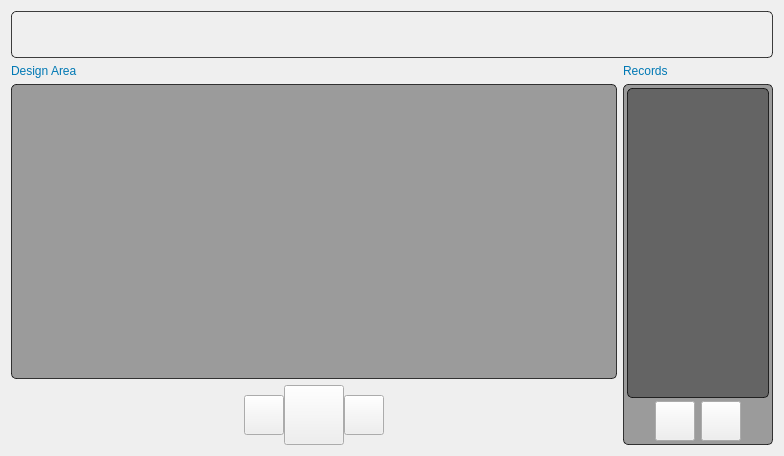
<?xml version="1.0" encoding="UTF-8"?>
<ui version="4.0">
 <class>MainWindow</class>
 <widget class="QMainWindow" name="MainWindow">
  <property name="geometry">
   <rect>
    <x>0</x>
    <y>0</y>
    <width>784</width>
    <height>456</height>
   </rect>
  </property>
  <property name="palette">
   <palette>
    <active>
     <colorrole role="WindowText">
      <brush brushstyle="SolidPattern">
       <color alpha="255">
        <red>0</red>
        <green>120</green>
        <blue>180</blue>
       </color>
      </brush>
     </colorrole>
     <colorrole role="Text">
      <brush brushstyle="SolidPattern">
       <color alpha="255">
        <red>0</red>
        <green>120</green>
        <blue>180</blue>
       </color>
      </brush>
     </colorrole>
    </active>
    <inactive>
     <colorrole role="WindowText">
      <brush brushstyle="SolidPattern">
       <color alpha="255">
        <red>0</red>
        <green>120</green>
        <blue>180</blue>
       </color>
      </brush>
     </colorrole>
     <colorrole role="Text">
      <brush brushstyle="SolidPattern">
       <color alpha="255">
        <red>0</red>
        <green>120</green>
        <blue>180</blue>
       </color>
      </brush>
     </colorrole>
    </inactive>
    <disabled>
     <colorrole role="WindowText">
      <brush brushstyle="SolidPattern">
       <color alpha="255">
        <red>190</red>
        <green>190</green>
        <blue>190</blue>
       </color>
      </brush>
     </colorrole>
     <colorrole role="Text">
      <brush brushstyle="SolidPattern">
       <color alpha="255">
        <red>190</red>
        <green>190</green>
        <blue>190</blue>
       </color>
      </brush>
     </colorrole>
    </disabled>
   </palette>
  </property>
  <property name="windowTitle">
   <string>ObjectWheel</string>
  </property>
  <property name="styleSheet">
   <string notr="true">#centralWidget{
border-image: url(:/pics/background2.jpg);
}</string>
  </property>
  <widget class="QWidget" name="centralWidget">
   <property name="styleSheet">
    <string notr="true"/>
   </property>
   <layout class="QGridLayout" name="gridLayout">
    <item row="2" column="0" colspan="2">
     <widget class="QWidget" name="widget" native="true">
      <property name="sizePolicy">
       <sizepolicy hsizetype="Expanding" vsizetype="Expanding">
        <horstretch>0</horstretch>
        <verstretch>0</verstretch>
       </sizepolicy>
      </property>
      <property name="palette">
       <palette>
        <active>
         <colorrole role="Button">
          <brush brushstyle="SolidPattern">
           <color alpha="90">
            <red>0</red>
            <green>0</green>
            <blue>0</blue>
           </color>
          </brush>
         </colorrole>
         <colorrole role="Text">
          <brush brushstyle="SolidPattern">
           <color alpha="255">
            <red>0</red>
            <green>120</green>
            <blue>180</blue>
           </color>
          </brush>
         </colorrole>
         <colorrole role="Base">
          <brush brushstyle="SolidPattern">
           <color alpha="90">
            <red>0</red>
            <green>0</green>
            <blue>0</blue>
           </color>
          </brush>
         </colorrole>
         <colorrole role="Window">
          <brush brushstyle="SolidPattern">
           <color alpha="90">
            <red>0</red>
            <green>0</green>
            <blue>0</blue>
           </color>
          </brush>
         </colorrole>
        </active>
        <inactive>
         <colorrole role="Button">
          <brush brushstyle="SolidPattern">
           <color alpha="90">
            <red>0</red>
            <green>0</green>
            <blue>0</blue>
           </color>
          </brush>
         </colorrole>
         <colorrole role="Text">
          <brush brushstyle="SolidPattern">
           <color alpha="255">
            <red>0</red>
            <green>120</green>
            <blue>180</blue>
           </color>
          </brush>
         </colorrole>
         <colorrole role="Base">
          <brush brushstyle="SolidPattern">
           <color alpha="90">
            <red>0</red>
            <green>0</green>
            <blue>0</blue>
           </color>
          </brush>
         </colorrole>
         <colorrole role="Window">
          <brush brushstyle="SolidPattern">
           <color alpha="90">
            <red>0</red>
            <green>0</green>
            <blue>0</blue>
           </color>
          </brush>
         </colorrole>
        </inactive>
        <disabled>
         <colorrole role="Button">
          <brush brushstyle="SolidPattern">
           <color alpha="90">
            <red>0</red>
            <green>0</green>
            <blue>0</blue>
           </color>
          </brush>
         </colorrole>
         <colorrole role="Text">
          <brush brushstyle="SolidPattern">
           <color alpha="255">
            <red>190</red>
            <green>190</green>
            <blue>190</blue>
           </color>
          </brush>
         </colorrole>
         <colorrole role="Base">
          <brush brushstyle="SolidPattern">
           <color alpha="90">
            <red>0</red>
            <green>0</green>
            <blue>0</blue>
           </color>
          </brush>
         </colorrole>
         <colorrole role="Window">
          <brush brushstyle="SolidPattern">
           <color alpha="90">
            <red>0</red>
            <green>0</green>
            <blue>0</blue>
           </color>
          </brush>
         </colorrole>
        </disabled>
       </palette>
      </property>
      <property name="styleSheet">
       <string notr="true">#widget{
border: 1px solid rgba(0,0,0,190);
border-radius: 5px;
background-color: rgba(0, 0, 0, 90);
}</string>
      </property>
     </widget>
    </item>
    <item row="3" column="0" colspan="2">
     <layout class="QHBoxLayout" name="horizontalLayout_3">
      <property name="spacing">
       <number>0</number>
      </property>
      <item>
       <spacer name="horizontalSpacer_4">
        <property name="orientation">
         <enum>Qt::Horizontal</enum>
        </property>
        <property name="sizeHint" stdset="0">
         <size>
          <width>40</width>
          <height>20</height>
         </size>
        </property>
       </spacer>
      </item>
      <item>
       <widget class="QPushButton" name="backButton">
        <property name="sizePolicy">
         <sizepolicy hsizetype="Fixed" vsizetype="Fixed">
          <horstretch>0</horstretch>
          <verstretch>0</verstretch>
         </sizepolicy>
        </property>
        <property name="minimumSize">
         <size>
          <width>40</width>
          <height>40</height>
         </size>
        </property>
        <property name="maximumSize">
         <size>
          <width>40</width>
          <height>40</height>
         </size>
        </property>
        <property name="cursor">
         <cursorShape>PointingHandCursor</cursorShape>
        </property>
        <property name="styleSheet">
         <string notr="true">QPushButton#backButton {
	border-image: url(:/pics/back.png);
 }
QPushButton#backButton:pressed {
	border-image: url(:/pics/back2.png);
 }</string>
        </property>
        <property name="text">
         <string/>
        </property>
       </widget>
      </item>
      <item>
       <widget class="QPushButton" name="saveButton">
        <property name="sizePolicy">
         <sizepolicy hsizetype="Fixed" vsizetype="Fixed">
          <horstretch>0</horstretch>
          <verstretch>0</verstretch>
         </sizepolicy>
        </property>
        <property name="minimumSize">
         <size>
          <width>60</width>
          <height>60</height>
         </size>
        </property>
        <property name="maximumSize">
         <size>
          <width>60</width>
          <height>60</height>
         </size>
        </property>
        <property name="cursor">
         <cursorShape>PointingHandCursor</cursorShape>
        </property>
        <property name="styleSheet">
         <string notr="true">QPushButton#saveButton {
	border-image: url(:/pics/save.png);
 }
QPushButton#saveButton:pressed {
	border-image: url(:/pics/save2.png);
 }</string>
        </property>
        <property name="text">
         <string/>
        </property>
       </widget>
      </item>
      <item>
       <widget class="QPushButton" name="forwardButton">
        <property name="sizePolicy">
         <sizepolicy hsizetype="Fixed" vsizetype="Fixed">
          <horstretch>0</horstretch>
          <verstretch>0</verstretch>
         </sizepolicy>
        </property>
        <property name="minimumSize">
         <size>
          <width>40</width>
          <height>40</height>
         </size>
        </property>
        <property name="maximumSize">
         <size>
          <width>40</width>
          <height>40</height>
         </size>
        </property>
        <property name="cursor">
         <cursorShape>PointingHandCursor</cursorShape>
        </property>
        <property name="styleSheet">
         <string notr="true">QPushButton#forwardButton {
	border-image: url(:/pics/forward.png);
 }
QPushButton#forwardButton:pressed {
	border-image: url(:/pics/forward2.png);
 }</string>
        </property>
        <property name="text">
         <string/>
        </property>
       </widget>
      </item>
      <item>
       <spacer name="horizontalSpacer_3">
        <property name="orientation">
         <enum>Qt::Horizontal</enum>
        </property>
        <property name="sizeHint" stdset="0">
         <size>
          <width>40</width>
          <height>20</height>
         </size>
        </property>
       </spacer>
      </item>
     </layout>
    </item>
    <item row="1" column="0">
     <widget class="QLabel" name="label">
      <property name="palette">
       <palette>
        <active>
         <colorrole role="WindowText">
          <brush brushstyle="SolidPattern">
           <color alpha="255">
            <red>0</red>
            <green>120</green>
            <blue>180</blue>
           </color>
          </brush>
         </colorrole>
         <colorrole role="Button">
          <brush brushstyle="SolidPattern">
           <color alpha="0">
            <red>0</red>
            <green>0</green>
            <blue>0</blue>
           </color>
          </brush>
         </colorrole>
         <colorrole role="Base">
          <brush brushstyle="SolidPattern">
           <color alpha="0">
            <red>0</red>
            <green>0</green>
            <blue>0</blue>
           </color>
          </brush>
         </colorrole>
         <colorrole role="Window">
          <brush brushstyle="SolidPattern">
           <color alpha="0">
            <red>0</red>
            <green>0</green>
            <blue>0</blue>
           </color>
          </brush>
         </colorrole>
        </active>
        <inactive>
         <colorrole role="WindowText">
          <brush brushstyle="SolidPattern">
           <color alpha="255">
            <red>0</red>
            <green>120</green>
            <blue>180</blue>
           </color>
          </brush>
         </colorrole>
         <colorrole role="Button">
          <brush brushstyle="SolidPattern">
           <color alpha="0">
            <red>0</red>
            <green>0</green>
            <blue>0</blue>
           </color>
          </brush>
         </colorrole>
         <colorrole role="Base">
          <brush brushstyle="SolidPattern">
           <color alpha="0">
            <red>0</red>
            <green>0</green>
            <blue>0</blue>
           </color>
          </brush>
         </colorrole>
         <colorrole role="Window">
          <brush brushstyle="SolidPattern">
           <color alpha="0">
            <red>0</red>
            <green>0</green>
            <blue>0</blue>
           </color>
          </brush>
         </colorrole>
        </inactive>
        <disabled>
         <colorrole role="WindowText">
          <brush brushstyle="SolidPattern">
           <color alpha="255">
            <red>190</red>
            <green>190</green>
            <blue>190</blue>
           </color>
          </brush>
         </colorrole>
         <colorrole role="Button">
          <brush brushstyle="SolidPattern">
           <color alpha="0">
            <red>0</red>
            <green>0</green>
            <blue>0</blue>
           </color>
          </brush>
         </colorrole>
         <colorrole role="Base">
          <brush brushstyle="SolidPattern">
           <color alpha="0">
            <red>0</red>
            <green>0</green>
            <blue>0</blue>
           </color>
          </brush>
         </colorrole>
         <colorrole role="Window">
          <brush brushstyle="SolidPattern">
           <color alpha="0">
            <red>0</red>
            <green>0</green>
            <blue>0</blue>
           </color>
          </brush>
         </colorrole>
        </disabled>
       </palette>
      </property>
      <property name="styleSheet">
       <string notr="true">
background-color:transparent;</string>
      </property>
      <property name="text">
       <string>Design Area</string>
      </property>
     </widget>
    </item>
    <item row="2" column="2" rowspan="2">
     <widget class="QFrame" name="frame_2">
      <property name="minimumSize">
       <size>
        <width>150</width>
        <height>150</height>
       </size>
      </property>
      <property name="maximumSize">
       <size>
        <width>150</width>
        <height>16777215</height>
       </size>
      </property>
      <property name="styleSheet">
       <string notr="true">#frame_2{
border: 1px solid rgba(0,0,0,190);
border-radius: 5px;
background-color: rgba(0, 0, 0, 90);
}</string>
      </property>
      <property name="frameShape">
       <enum>QFrame::StyledPanel</enum>
      </property>
      <property name="frameShadow">
       <enum>QFrame::Raised</enum>
      </property>
      <layout class="QVBoxLayout" name="verticalLayout">
       <property name="spacing">
        <number>3</number>
       </property>
       <property name="leftMargin">
        <number>3</number>
       </property>
       <property name="topMargin">
        <number>3</number>
       </property>
       <property name="rightMargin">
        <number>3</number>
       </property>
       <property name="bottomMargin">
        <number>3</number>
       </property>
       <item>
        <widget class="QListWidget" name="masterRecordList">
         <property name="sizePolicy">
          <sizepolicy hsizetype="Minimum" vsizetype="Expanding">
           <horstretch>0</horstretch>
           <verstretch>0</verstretch>
          </sizepolicy>
         </property>
         <property name="minimumSize">
          <size>
           <width>50</width>
           <height>50</height>
          </size>
         </property>
         <property name="palette">
          <palette>
           <active>
            <colorrole role="Button">
             <brush brushstyle="SolidPattern">
              <color alpha="90">
               <red>0</red>
               <green>0</green>
               <blue>0</blue>
              </color>
             </brush>
            </colorrole>
            <colorrole role="Text">
             <brush brushstyle="SolidPattern">
              <color alpha="255">
               <red>0</red>
               <green>120</green>
               <blue>180</blue>
              </color>
             </brush>
            </colorrole>
            <colorrole role="Base">
             <brush brushstyle="NoBrush">
              <color alpha="255">
               <red>0</red>
               <green>0</green>
               <blue>0</blue>
              </color>
             </brush>
            </colorrole>
            <colorrole role="Window">
             <brush brushstyle="SolidPattern">
              <color alpha="90">
               <red>0</red>
               <green>0</green>
               <blue>0</blue>
              </color>
             </brush>
            </colorrole>
           </active>
           <inactive>
            <colorrole role="Button">
             <brush brushstyle="SolidPattern">
              <color alpha="90">
               <red>0</red>
               <green>0</green>
               <blue>0</blue>
              </color>
             </brush>
            </colorrole>
            <colorrole role="Text">
             <brush brushstyle="SolidPattern">
              <color alpha="255">
               <red>0</red>
               <green>120</green>
               <blue>180</blue>
              </color>
             </brush>
            </colorrole>
            <colorrole role="Base">
             <brush brushstyle="NoBrush">
              <color alpha="255">
               <red>0</red>
               <green>0</green>
               <blue>0</blue>
              </color>
             </brush>
            </colorrole>
            <colorrole role="Window">
             <brush brushstyle="SolidPattern">
              <color alpha="90">
               <red>0</red>
               <green>0</green>
               <blue>0</blue>
              </color>
             </brush>
            </colorrole>
           </inactive>
           <disabled>
            <colorrole role="Button">
             <brush brushstyle="SolidPattern">
              <color alpha="90">
               <red>0</red>
               <green>0</green>
               <blue>0</blue>
              </color>
             </brush>
            </colorrole>
            <colorrole role="Text">
             <brush brushstyle="SolidPattern">
              <color alpha="255">
               <red>190</red>
               <green>190</green>
               <blue>190</blue>
              </color>
             </brush>
            </colorrole>
            <colorrole role="Base">
             <brush brushstyle="NoBrush">
              <color alpha="255">
               <red>0</red>
               <green>0</green>
               <blue>0</blue>
              </color>
             </brush>
            </colorrole>
            <colorrole role="Window">
             <brush brushstyle="SolidPattern">
              <color alpha="90">
               <red>0</red>
               <green>0</green>
               <blue>0</blue>
              </color>
             </brush>
            </colorrole>
           </disabled>
          </palette>
         </property>
         <property name="styleSheet">
          <string notr="true">#masterRecordList{
border: 1px solid rgba(0,0,0,190);
border-radius: 5px;
background-color: rgba(0, 0, 0, 90);
}</string>
         </property>
        </widget>
       </item>
       <item>
        <layout class="QHBoxLayout" name="horizontalLayout">
         <item>
          <spacer name="horizontalSpacer">
           <property name="orientation">
            <enum>Qt::Horizontal</enum>
           </property>
           <property name="sizeHint" stdset="0">
            <size>
             <width>40</width>
             <height>20</height>
            </size>
           </property>
          </spacer>
         </item>
         <item>
          <widget class="QPushButton" name="loadMasterButton">
           <property name="sizePolicy">
            <sizepolicy hsizetype="Fixed" vsizetype="Fixed">
             <horstretch>0</horstretch>
             <verstretch>0</verstretch>
            </sizepolicy>
           </property>
           <property name="minimumSize">
            <size>
             <width>40</width>
             <height>40</height>
            </size>
           </property>
           <property name="maximumSize">
            <size>
             <width>40</width>
             <height>40</height>
            </size>
           </property>
           <property name="cursor">
            <cursorShape>PointingHandCursor</cursorShape>
           </property>
           <property name="styleSheet">
            <string notr="true">QPushButton#loadMasterButton {
	border-image: url(:/pics/reload.png);
 }
QPushButton#loadMasterButton:pressed {
	border-image: url(:/pics/reload2.png);
 }</string>
           </property>
           <property name="text">
            <string/>
           </property>
          </widget>
         </item>
         <item>
          <widget class="QPushButton" name="deleteTempButton">
           <property name="sizePolicy">
            <sizepolicy hsizetype="Fixed" vsizetype="Fixed">
             <horstretch>0</horstretch>
             <verstretch>0</verstretch>
            </sizepolicy>
           </property>
           <property name="minimumSize">
            <size>
             <width>40</width>
             <height>40</height>
            </size>
           </property>
           <property name="maximumSize">
            <size>
             <width>40</width>
             <height>40</height>
            </size>
           </property>
           <property name="cursor">
            <cursorShape>PointingHandCursor</cursorShape>
           </property>
           <property name="styleSheet">
            <string notr="true">QPushButton#deleteTempButton {
	border-image: url(:/pics/delete.png);
 }
QPushButton#deleteTempButton:pressed {
	border-image: url(:/pics/delete2.png);
 }</string>
           </property>
           <property name="text">
            <string/>
           </property>
          </widget>
         </item>
         <item>
          <spacer name="horizontalSpacer_2">
           <property name="orientation">
            <enum>Qt::Horizontal</enum>
           </property>
           <property name="sizeHint" stdset="0">
            <size>
             <width>40</width>
             <height>20</height>
            </size>
           </property>
          </spacer>
         </item>
        </layout>
       </item>
      </layout>
     </widget>
    </item>
    <item row="1" column="2">
     <widget class="QLabel" name="label_2">
      <property name="palette">
       <palette>
        <active>
         <colorrole role="WindowText">
          <brush brushstyle="SolidPattern">
           <color alpha="255">
            <red>0</red>
            <green>120</green>
            <blue>180</blue>
           </color>
          </brush>
         </colorrole>
         <colorrole role="Button">
          <brush brushstyle="SolidPattern">
           <color alpha="0">
            <red>0</red>
            <green>0</green>
            <blue>0</blue>
           </color>
          </brush>
         </colorrole>
         <colorrole role="Base">
          <brush brushstyle="SolidPattern">
           <color alpha="0">
            <red>0</red>
            <green>0</green>
            <blue>0</blue>
           </color>
          </brush>
         </colorrole>
         <colorrole role="Window">
          <brush brushstyle="SolidPattern">
           <color alpha="0">
            <red>0</red>
            <green>0</green>
            <blue>0</blue>
           </color>
          </brush>
         </colorrole>
        </active>
        <inactive>
         <colorrole role="WindowText">
          <brush brushstyle="SolidPattern">
           <color alpha="255">
            <red>0</red>
            <green>120</green>
            <blue>180</blue>
           </color>
          </brush>
         </colorrole>
         <colorrole role="Button">
          <brush brushstyle="SolidPattern">
           <color alpha="0">
            <red>0</red>
            <green>0</green>
            <blue>0</blue>
           </color>
          </brush>
         </colorrole>
         <colorrole role="Base">
          <brush brushstyle="SolidPattern">
           <color alpha="0">
            <red>0</red>
            <green>0</green>
            <blue>0</blue>
           </color>
          </brush>
         </colorrole>
         <colorrole role="Window">
          <brush brushstyle="SolidPattern">
           <color alpha="0">
            <red>0</red>
            <green>0</green>
            <blue>0</blue>
           </color>
          </brush>
         </colorrole>
        </inactive>
        <disabled>
         <colorrole role="WindowText">
          <brush brushstyle="SolidPattern">
           <color alpha="255">
            <red>190</red>
            <green>190</green>
            <blue>190</blue>
           </color>
          </brush>
         </colorrole>
         <colorrole role="Button">
          <brush brushstyle="SolidPattern">
           <color alpha="0">
            <red>0</red>
            <green>0</green>
            <blue>0</blue>
           </color>
          </brush>
         </colorrole>
         <colorrole role="Base">
          <brush brushstyle="SolidPattern">
           <color alpha="0">
            <red>0</red>
            <green>0</green>
            <blue>0</blue>
           </color>
          </brush>
         </colorrole>
         <colorrole role="Window">
          <brush brushstyle="SolidPattern">
           <color alpha="0">
            <red>0</red>
            <green>0</green>
            <blue>0</blue>
           </color>
          </brush>
         </colorrole>
        </disabled>
       </palette>
      </property>
      <property name="styleSheet">
       <string notr="true">
background-color:transparent;</string>
      </property>
      <property name="text">
       <string>Records</string>
      </property>
     </widget>
    </item>
    <item row="0" column="0" colspan="3">
     <widget class="QFrame" name="frame_3">
      <property name="sizePolicy">
       <sizepolicy hsizetype="Expanding" vsizetype="Preferred">
        <horstretch>0</horstretch>
        <verstretch>0</verstretch>
       </sizepolicy>
      </property>
      <property name="styleSheet">
       <string notr="true">#frame_3 {
	background-color: qlineargradient(spread:pad, x1:0.5, y1:1, x2:0.488636, y2:0, stop:0.238636 rgba(0, 0, 0, 120), stop:1 rgba(179, 179, 179, 5
));
border: 1px solid rgba(0,0,0,190);
border-radius: 5px;
}</string>
      </property>
      <property name="frameShape">
       <enum>QFrame::StyledPanel</enum>
      </property>
      <property name="frameShadow">
       <enum>QFrame::Raised</enum>
      </property>
      <layout class="QHBoxLayout" name="horizontalLayout_2">
       <property name="spacing">
        <number>5</number>
       </property>
       <property name="leftMargin">
        <number>5</number>
       </property>
       <property name="topMargin">
        <number>5</number>
       </property>
       <property name="rightMargin">
        <number>5</number>
       </property>
       <property name="bottomMargin">
        <number>5</number>
       </property>
       <item>
        <spacer name="horizontalSpacer_12">
         <property name="orientation">
          <enum>Qt::Horizontal</enum>
         </property>
         <property name="sizeType">
          <enum>QSizePolicy::Expanding</enum>
         </property>
         <property name="sizeHint" stdset="0">
          <size>
           <width>40</width>
           <height>20</height>
          </size>
         </property>
        </spacer>
       </item>
       <item>
        <widget class="QLabel" name="label_6">
         <property name="sizePolicy">
          <sizepolicy hsizetype="Fixed" vsizetype="Fixed">
           <horstretch>0</horstretch>
           <verstretch>0</verstretch>
          </sizepolicy>
         </property>
         <property name="minimumSize">
          <size>
           <width>150</width>
           <height>35</height>
          </size>
         </property>
         <property name="maximumSize">
          <size>
           <width>150</width>
           <height>35</height>
          </size>
         </property>
         <property name="styleSheet">
          <string notr="true">border-image: url(:/pics/title.png);</string>
         </property>
         <property name="text">
          <string/>
         </property>
        </widget>
       </item>
       <item>
        <spacer name="horizontalSpacer_16">
         <property name="orientation">
          <enum>Qt::Horizontal</enum>
         </property>
         <property name="sizeType">
          <enum>QSizePolicy::Expanding</enum>
         </property>
         <property name="sizeHint" stdset="0">
          <size>
           <width>40</width>
           <height>20</height>
          </size>
         </property>
        </spacer>
       </item>
      </layout>
     </widget>
    </item>
   </layout>
  </widget>
 </widget>
 <layoutdefault spacing="6" margin="11"/>
 <resources/>
 <connections/>
</ui>
